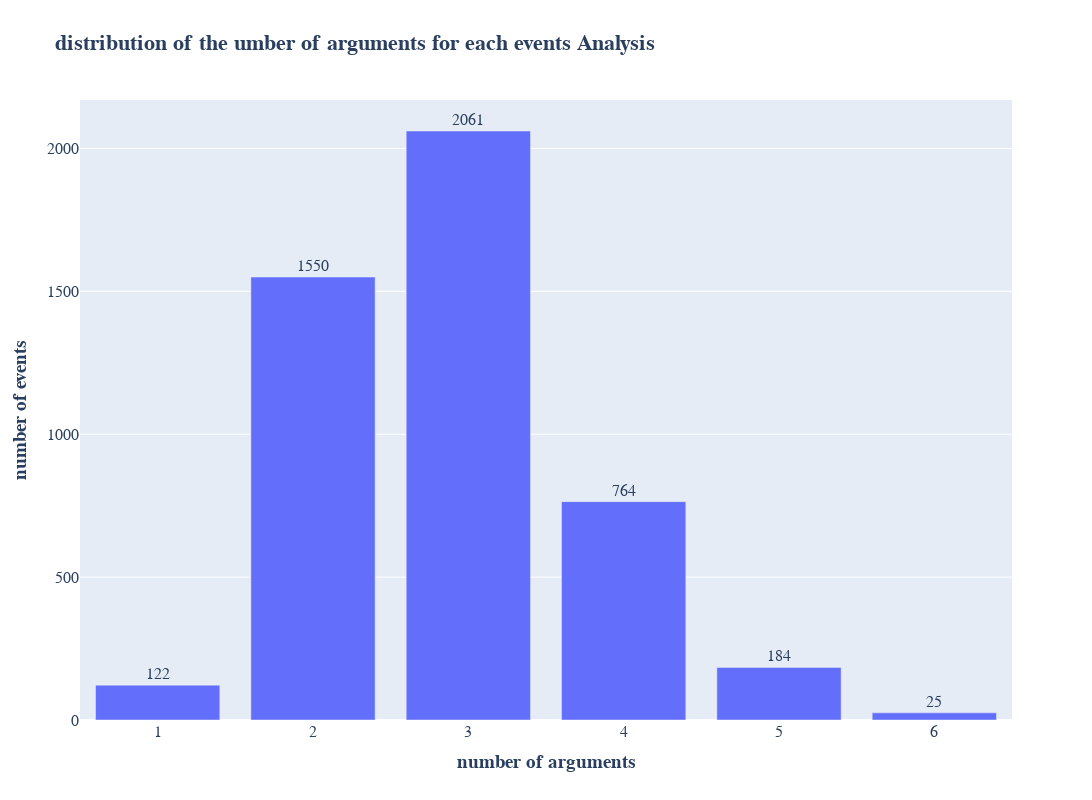

The code cell stored with this chart in its notebook:
### Code cell
plot_graph(num_arguments,'distribution of the umber of arguments for each events','number of arguments','number of events')

### Figure 1 — Plotly figure (JSON) as saved in the notebook; plotly's stock layout.template omitted (floating-point values rounded to 4 significant figures)
{"data": [{"orientation": "v", "text": ["764", "2061", "1550", "122", "184", "25"], "textposition": "outside", "type": "bar", "x": [4, 3, 2, 1, 5, 6], "y": [764, 2061, 1550, 122, 184, 25]}], "layout": {"font": {"family": "Arial", "size": 16}, "height": 800, "title": {"text": "<b>distribution of the umber of arguments for each events Analysis</b>"}, "width": 1400, "xaxis": {"title": {"text": "<b>number of arguments</b>"}}, "yaxis": {"title": {"text": "<b>number of events</b>"}}}}
